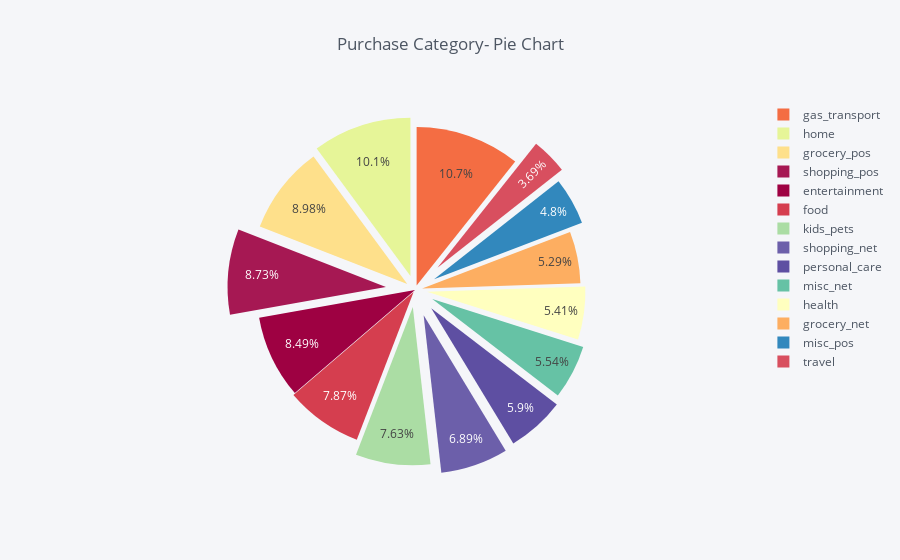

Notebook code for this chart:
### Markdown cell above
#### 7. Number of transactions in purchase category
Find out number of credit card transactions for a random customer in purchase category

### Code cell
cust_txncnt_mnth_grp = cust.groupby('purchase_category')['trans_count'] \
                            .sum() \
                            .reset_index()

# Pie chart
cust_txncnt_mnth_grp.iplot(
    kind='pie', 
    labels='purchase_category', 
    values='trans_count', 
    title='Purchase Category- Pie Chart', 
    hoverinfo="label+percent+name",
    colorscale='spectral',
    pull=np.linspace(0,0.2,report.purchase_category.nunique()))

### Figure 1 — Plotly figure (JSON) as saved in the notebook; plotly's stock layout.template omitted (floating-point values rounded to 4 significant figures)
{"data": [{"labels": ["entertainment", "food", "gas_transport", "grocery_net", "grocery_pos", "health", "home", "kids_pets", "misc_net", "misc_pos", "personal_care", "shopping_net", "shopping_pos", "travel"], "marker": {"colors": ["rgba(158, 1, 66, 1.0)", "rgba(213, 62, 79, 1.0)", "rgba(244, 109, 67, 1.0)", "rgba(253, 174, 97, 1.0)", "rgba(254, 224, 139, 1.0)", "rgba(255, 255, 191, 1.0)", "rgba(230, 245, 152, 1.0)", "rgba(171, 221, 164, 1.0)", "rgba(102, 194, 165, 1.0)", "rgba(50, 136, 189, 1.0)", "rgba(94, 79, 162, 1.0)", "rgba(94, 79, 162, 0.8999999999999999)", "rgba(158, 1, 66, 0.8999999999999999)", "rgba(213, 62, 79, 0.8999999999999999)"]}, "name": "", "pull": [0, 0.01538, 0.03077, 0.04615, 0.06154, 0.07692, 0.09231, 0.1077, 0.1231, 0.1385, 0.1538, 0.1692, 0.1846, 0.2], "type": "pie", "values": [69, 64, 87, 43, 73, 44, 82, 62, 45, 39, 48, 56, 71, 30]}], "layout": {"legend": {"bgcolor": "#F5F6F9", "font": {"color": "#4D5663"}}, "paper_bgcolor": "#F5F6F9", "plot_bgcolor": "#F5F6F9", "title": "Purchase Category- Pie Chart", "titlefont": {"color": "#4D5663"}}}
